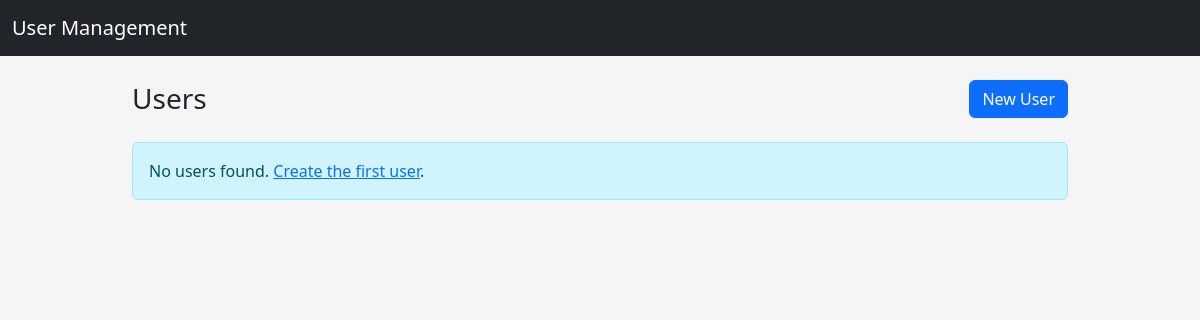
Before: /users/ with the older database file.
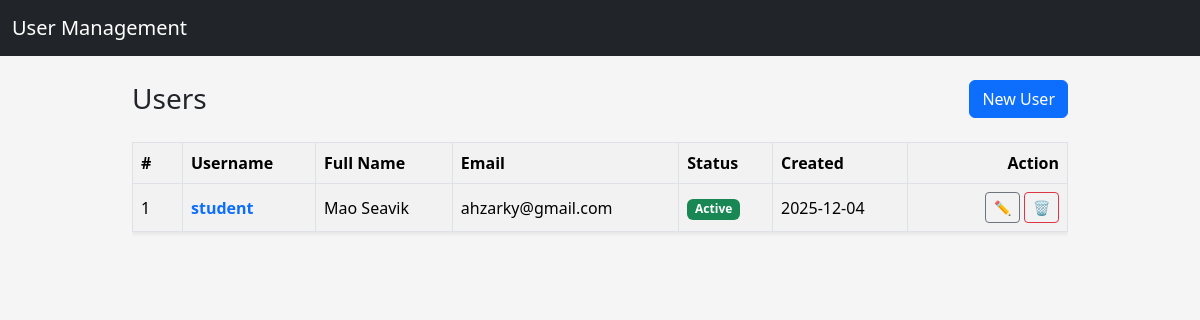
After: the same page with the newer database file.
### app/models/user.py (models this page shows, shortened)
class User(db.Model):
    __tablename__ = "users"
    id = db.Column(db.Integer, primary_key=True)
    username = db.Column(db.String(80), unique=True, nullable=False)
    email = db.Column(db.String(120), unique=True, nullable=False)
    full_name = db.Column(db.String(120), nullable=False)
    is_active = db.Column(db.Boolean, default=True, nullable=False)
    passwork_hash = db.Column(db.String(255), nullable=False)
    created_at = db.Column(db.DateTime, default=datetime.utcnow, nullable=False)
    updated_at = db.Column(
        db.DateTime, default=datetime.utcnow, onupdate=datetime.utcnow, nullable=False
    )

### app/routes/user_routes.py (the view)
@user_bp.route("/")
def index():
    users = UserService.get_all()
    return render_template("users/index.html", users=users)

### app/services/user_service.py (called while the page is built)
    @staticmethod
    def get_all() -> List[User]:
        return User.query.order_by(User.id.desc()).all()

### app/templates/users/index.html (shortened to what this page needs)
{% extends "layouts/base.html" %}
{% block content %}
<div class="d-flex justify-content-between align-items-center mb-4">
    <h1 class="h3 mb-0">Users</h1>
    <a href="{{ url_for('users.create')}}" class="btn btn-primary">New User</a>
</div>
{% if users %}
    <div class="table-responsive">
        <table class="table table-striped table-bordered align-middle shadow-sm">
            <thread class="table-light">
                <tr>
                    <th style="width: 50px">#</th>
                    <th>Username</th>
                    <th>Full Name</th>
                    <th>Email</th>
                    <th>Status</th>
                    <th>Created</th>
                    <th class="text-end" style="width: 160px;">Action</th>
                </tr>
            </thread>
            <tbody>
                {% for user in users %}
                <tr>
                    <td>{{ loop.index }}</td>
                    <td>
                        <a
                            href = "{{ url_for('users.detail', user_id=user.id)}}"
                            class= "text-decoration-none fw-semibold"
                        >
                            {{ user.username }}
                        </a>
                    </td>
                    <td>{{ user.full_name }}</td>
                    <td>{{ user.email }}</td>
                    <td>
                        {% if user.is_active %}
                            <span class="badge bg-success">Active</span>
                        {% else %}
                            <span class="badge bg-secondary">Inactive</span>
                        {% endif %}
                    </td>
                    <td>{{ user.created_at.strftime('%Y-%m-%d') }}</td>
                    <td class="text-end">
                        <a
                            href="{{ url_for('users.edit', user_id=user.id) }}"
                            class="btn btn-sm btn-outline-secondary"
                            title="Edit"
                        >
                            ✏️
                        </a>
                        <a
                            href="{{ url_for('users.delete_confirm', user_id = user.id) }}"
                            class="btn btn-sm btn-outline-danger"
                            title="Delete"
                        >
                            🗑
                        </a>
                    </td>
                    </tr>
                {% endfor %}
            </tbody>
        </table>
    </div>
{% else %}
    <div class="alert alert-info">
        No users found.
        <a href={{ url_for('users.create')}}>Create the first user</a>.
    </div>
{% endif %}
{% endblock %}

### app/templates/layouts/base.html (shortened to what this page needs)
<!DOCTYPE html>
<html lang="en">
  <head>
    <link
      href="https://cdn.jsdelivr.net/npm/bootstrap@5.3.3/dist/css/bootstrap.min.css"
      rel="stylesheet"
    />
    <link
      rel="stylesheet"
      href="{{ url_for('static', filename='css/style.css') }}"
    />
  </head>
  <body>
    <nav class="navbar navbar-expand-lg navbar-dark bg-dark mb-4">
      <div class="container-fluid">
        <a class="navbar-brand" href="{{ url_for('users.index') }}">
          User Management
        </a>
      </div>
    </nav>
    <main class="container">
       {% block content %}{% endblock %}
    </main>
  </body>
</html>

### app/static/css/style.css (style rules this page uses)
body { background-color: #f5f5f5; }
main.container { max-width: 960px; }
.table td, .table th { vertical-align: middle; }

Changed rows visible on the page:
added User: username "student", full_name "Mao Seavik", email "ahzarky@gmail.com", is_active "Active", created_at "2025-12-04"
Other visible differences:
text no longer shown: "No users found. Create the first user ."
text now shown: "# Username Full Name Email Status Created Action"
